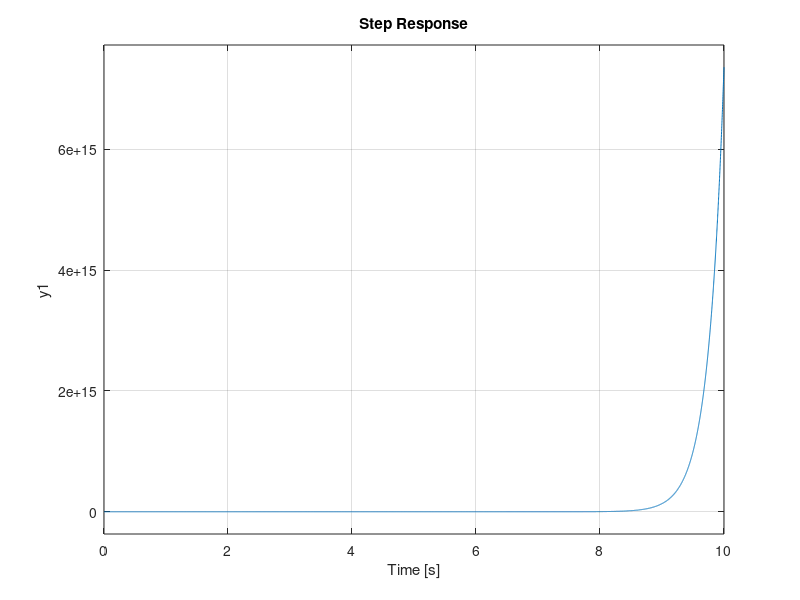

MATLAB code for this plot:
%% exercicio 46

t=0:1e-3:10;
u=@(t) t>=0;

A=[0 1; 16 0];
B=[0;1];
C=[1 0];
D=0;

sys=ss(A,B,C,D);
lsim(sys, u(t),t)
step(sys, t)